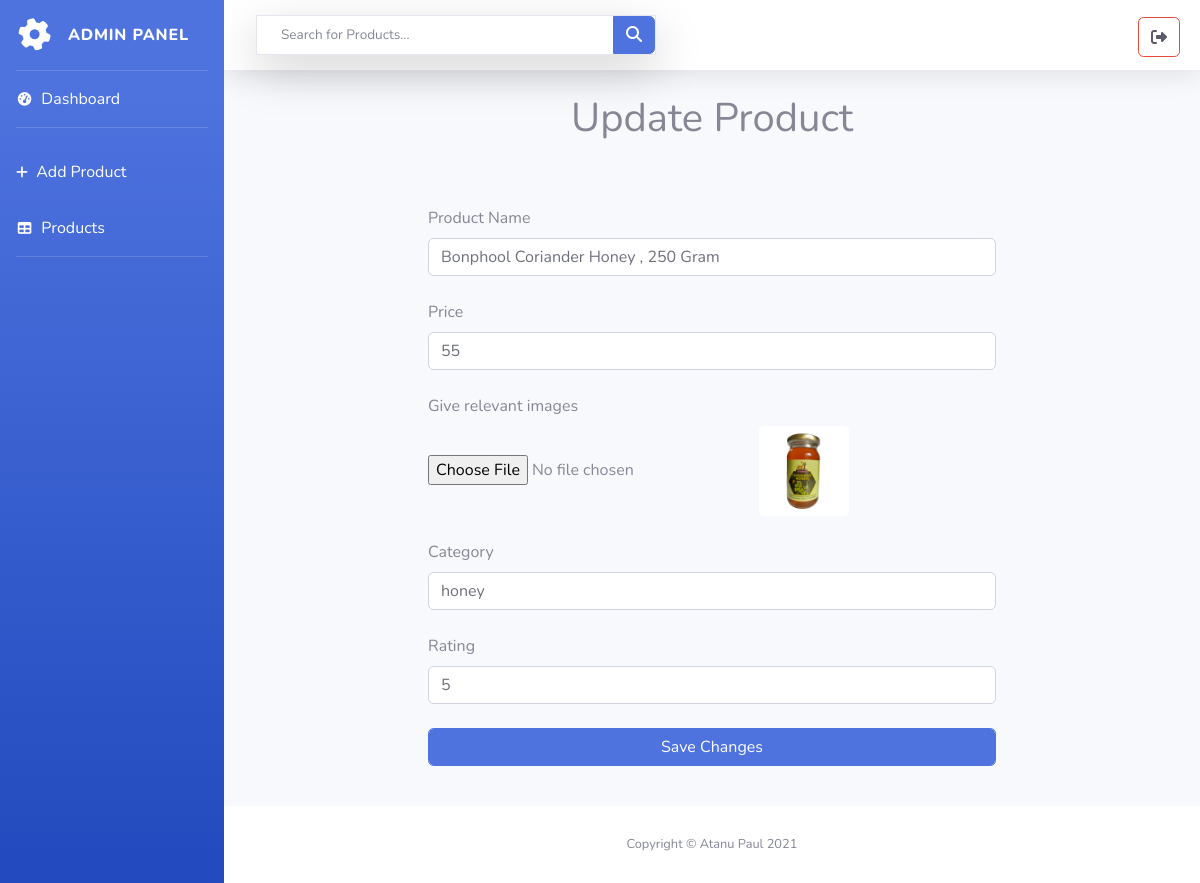
/admin/form.php?id=3 (signed in), run on the app's committed database.
### tables this page shows
CREATE TABLE `products` (
  `id` int(11) NOT NULL,
  `pname` varchar(300) NOT NULL,
  `price` int(30) NOT NULL,
  `image` varchar(300) NOT NULL,
  `category` varchar(100) NOT NULL,
  `description` varchar(500) NOT NULL,
  `rating` float NOT NULL
);

### admin/include/form/product_form.php (the view, shortened to what this page needs)
<?php
$product_id = "";
$pname = "";
$price = "";
$category = "";
$rating = "";
$connect = mysqli_connect("localhost", "root", "", "project");
if (isset($_GET['id'])) {
    $product_id = $_GET['id'];
    $select = "SELECT * FROM products WHERE id = $product_id";
    $select_res = mysqli_query($connect, $select);
    if (mysqli_num_rows($select_res) > 0) {
        $products = mysqli_fetch_array($select_res);
        $pname = $products['pname'];
        $price = $products['price'];
        $category = $products['category'];
        $rating = $products['rating'];
    }
}
?>
<h1 class="text-center mb-5"><?php echo $product_id ? 'Update Product' : 'Add New Product'; ?></h1>
<form action="<?php echo $product_id ? 'include/form/update.php?id=' : 'include/form/insert.php'?>" method="post" enctype="multipart/form-data" class="p-3 mx-auto"
    style="max-width: 600px;">
    <div class="mb-4">
        <label for="price" class="form-label">Product Name</label>
        <input type="text" value="<?php echo $pname?>" name="pname" class="form-control" placeholder="Name of product" required>
    </div>
    <div class="mb-4">
        <label for="price" class="form-label">Price</label>
        <input type="text" value="<?php echo $price?>" name="price" class="form-control" placeholder="Price of product" required>
    </div>
    <div class="my-4">
        <label class="form-label d-block fs-5">Give relevant images</label>
        <input type="file" name="image" <?php if (!$product_id) {echo "required";} ?> />
        <?php if($product_id) { ?>
                <img class="update_image" src="include/form/images/<?php echo $products['image']; ?>" alt="product image" >
        <?php } ?>
    </div>
    <div class="my-4">
        <label class="form-label">Category</label>
        <input type="text" value="<?php echo $category?>" name="category" class="form-control" placeholder="Category of product" required>
    </div>
    <div class="my-4">
        <label class="form-label">Rating</label>
        <input type="text" value="<?php echo $rating?>" name="rating" class="form-control" placeholder="Rating of product" required>
    </div>
    <div class="my-4">
        <button class="form-control btn btn-primary" type="submit"><?php echo $product_id ? 'Save Changes' : 'Add Product' ?></button>
    </div>
</form>

### admin/include/head.php (style rules this page uses)
input, button, select { cursor: pointer; }
input[type="text"] { cursor: auto; }
table .products, .update_image { height: 90px; border-radius: 5px; }

### data on the page
products: pname "Bonphool Coriander Honey , 250 Gram", price "55", image (picture), category "honey", rating "5"
